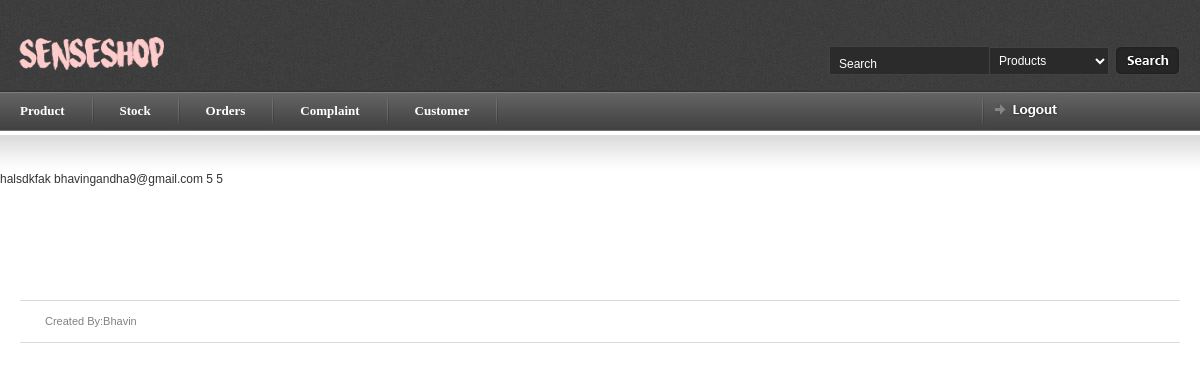
/myadmin/payment/1/ (signed in), run on the app's committed database.
### myadmin/models.py (models this page shows, shortened)
class payment(models.Model):
    c_id = models.ForeignKey(a,default=0)
    amount = models.DecimalField(max_digits=100, decimal_places=0)
    transaction_id = models.DecimalField(max_digits=150,decimal_places=0,unique=True)
    flag =models.DecimalField(max_digits=2,decimal_places=0,null=True,blank=True)

### login/models.py (models this page shows, shortened)
class customer(models.Model):
    cname = models.CharField(max_length=100,null=True,blank=True)
    email = models.CharField(max_length=250,null=True,blank=True)
    password = models.CharField(max_length=250,null=True,blank=True)
    mobile_no = models.DecimalField(max_digits=10,decimal_places=0,null=True,blank=True)
    address = models.CharField(max_length=500,null=True,blank=True)
    au_id = models.DecimalField(max_digits=200,decimal_places=0,default=0,null=True,blank=True)
    cflag = models.DecimalField(max_digits=2,decimal_places=0,default=0,null=True,blank=True)
    def __str__(self):
      return self.email

### myadmin/views.py (the view)
# urls.py: url(r'^myadmin/payment/(?P<pk>[0-9]+)/$', b.PaymentDetailView.as_view(), name='payment_detail'),
class PaymentDetailView(generic.DetailView):
    template_name = 'detail/payment_detail.html'
    context_object_name = 'payment'
    model = payment
    def dispatch(self,request ,*args, **kwargs):
        if request.session.has_key('myadmin'):
            a = 'hello'
        else:
            return redirect('index')
        return super(PaymentDetailView, self).dispatch(request,*args, **kwargs)

### myadmin/templates/detail/payment_detail.html
{% load staticfiles %}
{% include 'article_start.html' %}
halsdkfak
    {{ payment.c_id }}
    {{ payment.amount }}
    {{ payment.transaction_id }}
{% include 'article_close.html' %}

### myadmin/static/css/screen.css (style rules this page uses)
* { margin: 0; padding: 0; }
html, body { height: 100%; }
body { background: #fff; color: #393939; font-family: Arial; font-size: 0px; line-height: 0; }

### data on the page
payment: c_id "bhavingandha9@gmail.com", amount "5", transaction_id "5"
